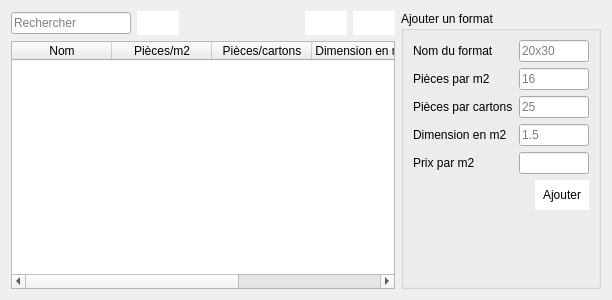
<?xml version="1.0" encoding="UTF-8"?>
<ui version="4.0">
 <class>Listformat</class>
 <widget class="QDialog" name="Listformat">
  <property name="geometry">
   <rect>
    <x>0</x>
    <y>0</y>
    <width>612</width>
    <height>300</height>
   </rect>
  </property>
  <property name="windowTitle">
   <string>Formats de carreaux</string>
  </property>
  <layout class="QHBoxLayout" name="horizontalLayout_3">
   <item>
    <layout class="QVBoxLayout" name="verticalLayout_2">
     <item>
      <layout class="QHBoxLayout" name="horizontalLayout_2">
       <item>
        <widget class="QLineEdit" name="search">
         <property name="placeholderText">
          <string>Rechercher</string>
         </property>
        </widget>
       </item>
       <item>
        <widget class="QPushButton" name="pushButton_2">
         <property name="styleSheet">
          <string notr="true">background-color:white;
border:none;
padding:5px;</string>
         </property>
         <property name="text">
          <string/>
         </property>
         <property name="icon">
          <iconset resource="img.qrc">
           <normaloff>:/img/images/imprimer.png</normaloff>:/img/images/imprimer.png</iconset>
         </property>
        </widget>
       </item>
       <item>
        <spacer name="horizontalSpacer_2">
         <property name="orientation">
          <enum>Qt::Horizontal</enum>
         </property>
         <property name="sizeHint" stdset="0">
          <size>
           <width>40</width>
           <height>20</height>
          </size>
         </property>
        </spacer>
       </item>
       <item>
        <widget class="QPushButton" name="btn_edit">
         <property name="enabled">
          <bool>false</bool>
         </property>
         <property name="styleSheet">
          <string notr="true">background-color:white;
border:none;
padding:5px;</string>
         </property>
         <property name="text">
          <string/>
         </property>
         <property name="icon">
          <iconset resource="img.qrc">
           <normaloff>:/img/images/edit.png</normaloff>:/img/images/edit.png</iconset>
         </property>
        </widget>
       </item>
       <item>
        <widget class="QPushButton" name="btn_del">
         <property name="enabled">
          <bool>false</bool>
         </property>
         <property name="styleSheet">
          <string notr="true">background-color:white;
border:none;
padding:5px;</string>
         </property>
         <property name="text">
          <string/>
         </property>
         <property name="icon">
          <iconset resource="img.qrc">
           <normaloff>:/img/images/trash-outline.svg</normaloff>:/img/images/trash-outline.svg</iconset>
         </property>
        </widget>
       </item>
      </layout>
     </item>
     <item>
      <widget class="QTableWidget" name="table_liste_point_vente">
       <property name="gridStyle">
        <enum>Qt::DashDotDotLine</enum>
       </property>
       <column>
        <property name="text">
         <string>Nom</string>
        </property>
       </column>
       <column>
        <property name="text">
         <string>Pièces/m2</string>
        </property>
       </column>
       <column>
        <property name="text">
         <string>Pièces/cartons</string>
        </property>
       </column>
       <column>
        <property name="text">
         <string>Dimension en m2</string>
        </property>
       </column>
       <column>
        <property name="text">
         <string>Prix</string>
        </property>
       </column>
      </widget>
     </item>
    </layout>
   </item>
   <item>
    <widget class="QGroupBox" name="groupBox">
     <property name="maximumSize">
      <size>
       <width>200</width>
       <height>16777215</height>
      </size>
     </property>
     <property name="title">
      <string>Ajouter un format</string>
     </property>
     <layout class="QVBoxLayout" name="verticalLayout">
      <item>
       <layout class="QFormLayout" name="formLayout">
        <property name="fieldGrowthPolicy">
         <enum>QFormLayout::AllNonFixedFieldsGrow</enum>
        </property>
        <item row="0" column="0">
         <widget class="QLabel" name="label">
          <property name="text">
           <string>Nom du format</string>
          </property>
         </widget>
        </item>
        <item row="1" column="0">
         <widget class="QLabel" name="lll">
          <property name="text">
           <string>Pièces par m2</string>
          </property>
         </widget>
        </item>
        <item row="2" column="0">
         <widget class="QLabel" name="label_3">
          <property name="text">
           <string>Pièces par cartons</string>
          </property>
         </widget>
        </item>
        <item row="0" column="1">
         <widget class="QLineEdit" name="nom">
          <property name="placeholderText">
           <string>20x30</string>
          </property>
         </widget>
        </item>
        <item row="1" column="1">
         <widget class="QLineEdit" name="pieces_par_m2">
          <property name="placeholderText">
           <string>16</string>
          </property>
         </widget>
        </item>
        <item row="2" column="1">
         <widget class="QLineEdit" name="pieces_par_cartons">
          <property name="placeholderText">
           <string>25</string>
          </property>
         </widget>
        </item>
        <item row="3" column="0">
         <widget class="QLabel" name="label_4">
          <property name="text">
           <string>Dimension en m2</string>
          </property>
         </widget>
        </item>
        <item row="3" column="1">
         <widget class="QLineEdit" name="dimension">
          <property name="placeholderText">
           <string>1.5</string>
          </property>
         </widget>
        </item>
        <item row="4" column="0">
         <widget class="QLabel" name="label_2">
          <property name="text">
           <string>Prix par m2</string>
          </property>
         </widget>
        </item>
        <item row="4" column="1">
         <widget class="QLineEdit" name="prix"/>
        </item>
       </layout>
      </item>
      <item>
       <layout class="QHBoxLayout" name="horizontalLayout">
        <item>
         <spacer name="horizontalSpacer">
          <property name="orientation">
           <enum>Qt::Horizontal</enum>
          </property>
          <property name="sizeHint" stdset="0">
           <size>
            <width>40</width>
            <height>20</height>
           </size>
          </property>
         </spacer>
        </item>
        <item>
         <widget class="QPushButton" name="pushButton">
          <property name="styleSheet">
           <string notr="true">border:none;
background-color:white;
padding:8px;</string>
          </property>
          <property name="text">
           <string>Ajouter</string>
          </property>
         </widget>
        </item>
       </layout>
      </item>
      <item>
       <widget class="QLabel" name="alerte">
        <property name="text">
         <string/>
        </property>
       </widget>
      </item>
      <item>
       <spacer name="verticalSpacer">
        <property name="orientation">
         <enum>Qt::Vertical</enum>
        </property>
        <property name="sizeHint" stdset="0">
         <size>
          <width>20</width>
          <height>40</height>
         </size>
        </property>
       </spacer>
      </item>
     </layout>
    </widget>
   </item>
  </layout>
 </widget>
 <resources>
  <include location="img.qrc"/>
 </resources>
 <connections/>
</ui>
